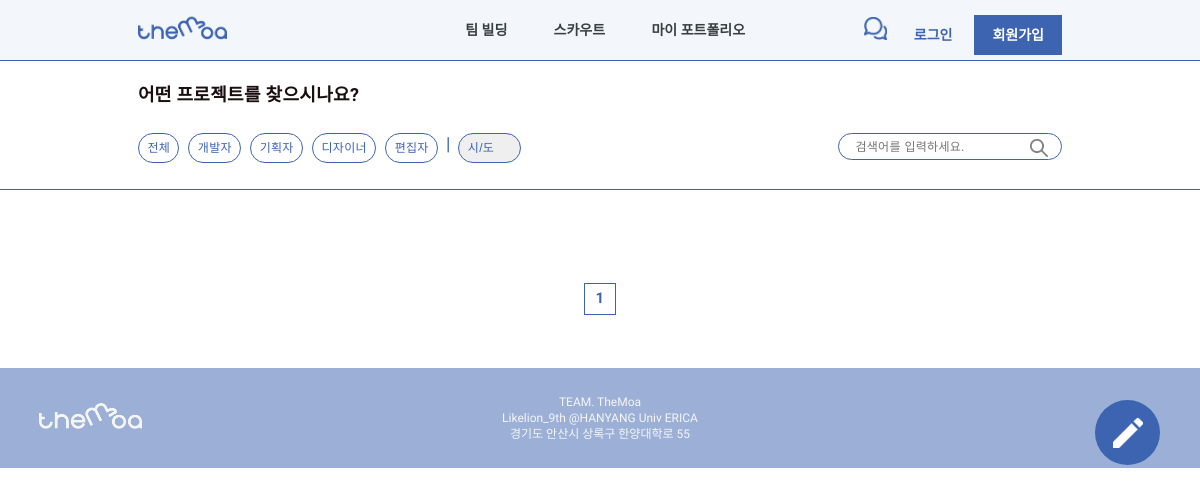
Before: /recruit/Developer with the older database file.
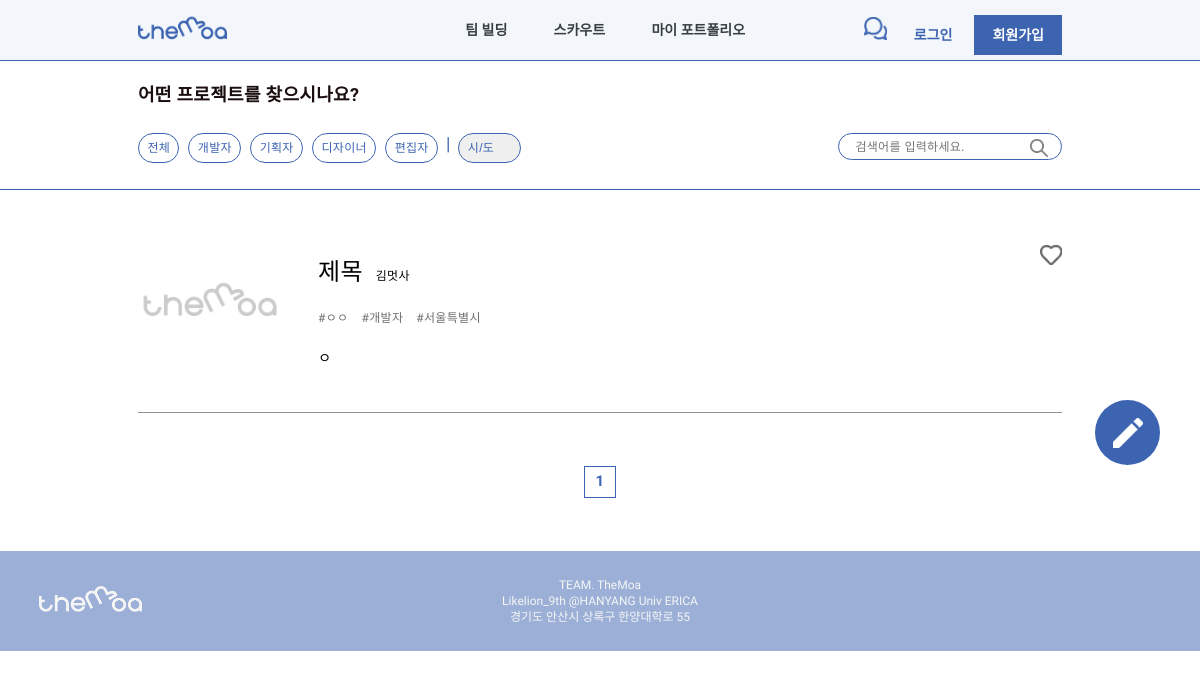
After: the same page with the newer database file.
### team_build/models.py (models this page shows)
class Recruit(models.Model):
    writer = models.CharField(default='', max_length=200)
    writer_username = models.CharField(default='', max_length=200)
    title = models.CharField(default='', max_length=300) # 프로젝트 한줄 설명으로 들어갈 것
    team_name = models.CharField(default='', max_length=200)
    service = models.CharField(default='', max_length=200)
    team_members = models.CharField(
        default='1',
        blank=True,
        null=False,
        max_length=200,
        choices=TEAM_MEMBERS_CHOICES
        )
    service_level = models.CharField(
        default='0',
        null=False,
        blank=True,
        max_length=200,
        choices=LEVEL_CHOICES
        )
    founding_date = models.DateField(default=timezone.now, null=False, blank=True)
    locate = models.CharField(default='', null=False, blank=True, max_length=2, choices=LOCATE_CHOICES)
    image = models.ImageField(
        default='image/team_build/none/img_default.png',
        upload_to="image/team_build/",
        blank=True,
        null=False
        )
    role = MultiSelectField(default='', choices=ROLE_CHOICES, max_choices=4, max_length=100)
    detail = models.TextField(blank=True, null=True)

### team_build/views.py (the view)
# urls.py: path('<str:search_word>', recruit_search, name='recruit_role_search'),
def recruit_search(request, search_word):
    if request.user.id:
        current_user = User.objects.get(pk=request.user.id)
    else:
        current_user = None
    results = Recruit.objects.filter(
        Q(role__icontains=search_word) |
        Q(locate__icontains=search_word) |
        Q(title__icontains=search_word) |
        Q(writer__icontains=search_word) |
        Q(team_name__icontains=search_word) |
        Q(service__icontains=search_word) |
        Q(detail__icontains=search_word)
        ).distinct()
    max_index = len(results) / LIST_RANGE
    results = results.order_by('-id')
    paginator = Paginator(results, 5)
    page = request.GET.get('page')
    posts = paginator.get_page(page)
    current_page = int(page) if page else 1
    start_index = int((current_page - 1) / PAGE_RANGE) * PAGE_RANGE
    end_index = start_index + PAGE_RANGE
    if end_index >= max_index:
        end_index = max_index
    page_range = []
    for index in range(int(start_index), int(end_index) + 1):
        page_range.append(index + 1)
    context = {
        'current_user':current_user,
        'posts':posts,
        'page_range':page_range,
    }
    return render(request, 'team_build/recruit_search.html' ,context)

### templates/team_build/recruit_search.html (shortened to what this page needs)
{% extends 'team_build/team_build.html' %}
    {% block extrahead %}
    {% load static %}
        <link rel="stylesheet" href="{% static 'css/base.css' %}">
        <link rel="stylesheet" href="{% static 'css/team_build/team_build.css' %}">
    {% endblock %}
    {% block posts %}
        {% for post in posts %}
        <div class="recruit-post">
            <a class="recruit-img" href="{% url 'team_build:detail_recruit' post.id %}">
                <div style="background-image: url('../../media/{{post.image}}');"></div>
            </a>
            <a class="recruit-content" href="{% url 'team_build:detail_recruit' post.id %}">
                <div>
                    <p class="recruit-title">{{post.title}}</p>
                    <p class="recruit-writer">{{post.writer}}</p>
                </div>
                <p class="recruit-hashtag">
                    #{{post.service}}&nbsp&nbsp&nbsp
                    #{% for role in post.get_role_display %}{{role}}{% endfor %}&nbsp&nbsp&nbsp
                    #{{post.get_locate_display}}
                </p>
                <p class="recruit-detail">{{post.detail}}</p>
            </a>
            <a class="recruit-like" href="{% url 'team_build:recruit_like' post.id %}">
                <div style="background-image: url('../../static/img/like_icon.png');"></div>
            </a>
        </div>
        {% endfor %}
    {% endblock %}

Changed rows visible on the page:
added Recruit: image (placeholder picture), title "제목", writer "김멋사", service "ㅇㅇ", get_role_display "개" "발" "자", locate "서울특별시", detail "ㅇ"
